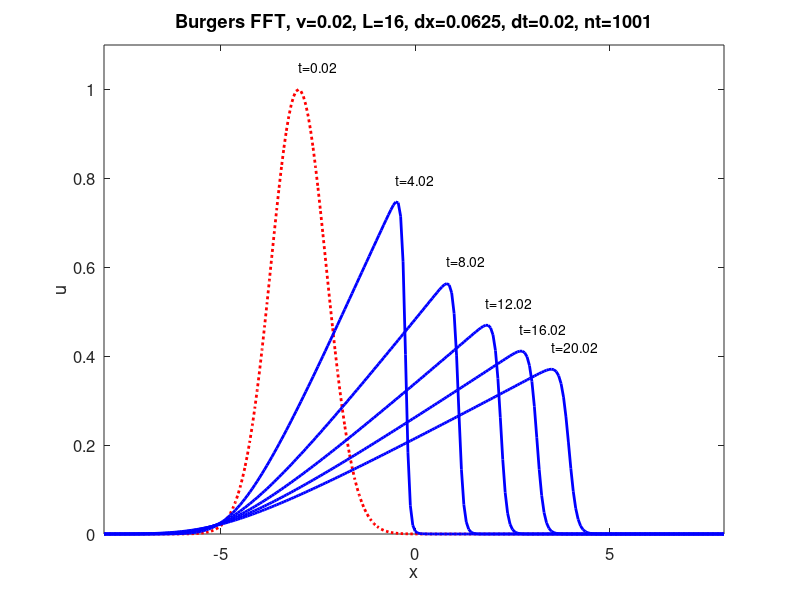

This chart was generated by the following MATLAB code:
% Hua-sheng XIE, huashengxie@gmail.com, FSC-PKU, 2017-04-05 10:08
% Solve the 1D Burgers equation, spectral method

% close all; clear; clc;
function burgers_1d_fft()
    global nu kx;
    close all;
    nu=0.02; nt=1001; dt=0.02; 
    L=16; N=256*1;
    x=L/N*[-N/2:N/2-1]; dx=x(2)-x(1);
    kx=(2*pi/L)*[0:N/2-1 -N/2:-1].';
    u=exp(-(x+3).^2); ut=fft(u);
    t=(1:nt)*dt;
    [t,utsol]=ode45(@burgers_rhs,t,ut);
    usol=ifft(utsol,[],2);

    figure('unit','normalized','position',[0.1,0.1,0.4,0.5],...
        'DefaultAxesFontSize',12);
    for it=1:floor(nt/5):nt
        if(it<=1)
            plot(x,usol(it,:),'r:','LineWidth',2);hold on;
        else
            plot(x,usol(it,:),'b','LineWidth',2);hold on;
        end
        [ym,idx]=max(usol(it,:));
        text(x(idx),ym+0.05,['t=',num2str(t(it))]);
    end
    title(['Burgers FFT, \nu=',num2str(nu),', L=',num2str(L),', dx=',num2str(dx),', dt=',num2str(dt),...
        ', nt=',num2str(nt)]);
    xlim([min(x),max(x)]); ylim([0,1.1]); xlabel('x');ylabel('u');
    print(gcf,'-dpng',['burgers_fft_nu=',num2str(nu),',L=',num2str(L),...
        ',dx=',num2str(dx),',dt=',num2str(dt),...
        ',nt=',num2str(nt),'.png']);
end

function dut=burgers_rhs(t,ut)
    global nu kx;
    u=ifft(ut);
%     dut=-nu*kx.^2.*ut-1i*kx.*fft(u.*u); % wrong
    dut=-nu*kx.^2.*ut-fft(u.*ifft(1i*kx.*ut));
end
